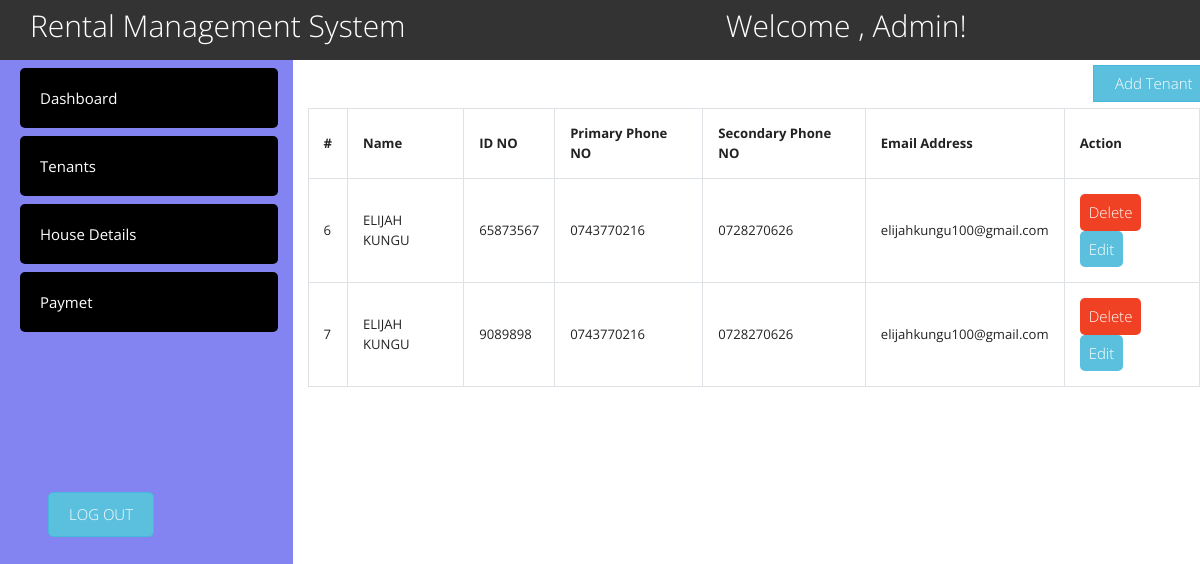
Page /tenants.php (signed in) on the committed database.
### tables this page shows
CREATE TABLE `users` (
  `user_id` int(11) DEFAULT NULL,
  `user_name` varchar(300) NOT NULL,
  `password` varchar(300) NOT NULL
);

CREATE TABLE `tenant` (
  `tenant_id` int(11) NOT NULL,
  `name` varchar(255) NOT NULL,
  `id_no` varchar(255) NOT NULL,
  `primary_phone` varchar(255) NOT NULL,
  `secondary_phone` varchar(255) NOT NULL,
  `email_address` varchar(200) NOT NULL
);

### functions.php (called while the page is built, shortened)
<?php
function check_login($con)
{
	if(isset($_SESSION['user_id']))
	{
		$id = $_SESSION['user_id'];
		$query = "select * from users where user_id = '$id' limit 1";
		$result = mysqli_query($con,$query);
		if($result && mysqli_num_rows($result) > 0)
		{
			$user_data = mysqli_fetch_assoc($result);
			return $user_data;
		}
	}
	die;
}

### tenants.php (the view, shortened to what this page needs)
<?php
include './header.php'
?>
        <div class="col-sm-9 ">
            <div class="ml-auto mt-3">
                <button class="btn btn-info badd" data-toggle="modal" data-target="#mypay">Add Tenant</button>
            </div>
            <table class="table-bordered mt-5 tenant">
                <tr>
                    <th>#</th>
                    <th>Name</th>
                    <th>ID NO</th>
                    <th>Primary Phone NO</th>
                    <th>Secondary Phone NO</th>
                    <th>Email Address</th>
                    <th>Action</th>
                </tr>
                <?php
                        $qry = "SELECT * FROM tenant";
                        $products =$con->query($qry);
                        while ($row= $products->fetch_assoc())
                        {
                        ?>
                <tr>
                    <td><?php echo $row['tenant_id']; ?></td>
                    <td><?php echo $row['name']; ?></td>
                    <td><?php echo $row['id_no']; ?></td>
                    <td><?php echo $row['primary_phone']; ?></td>
                    <td><?php echo $row['secondary_phone']; ?></td>
                    <td><?php echo $row['email_address']; ?></td>
                    <td><a href="./delpay.php?idt=<?php echo $row['tenant_id']; ?>"><button class="bg-danger text-white btn " >Delete</button> </a>
                        <a href="./tenantup.php?id=<?php echo $row['tenant_id']; ?>"><button class="bg-info text-white btn" >Edit</button></a></td>
                </tr>
                <?php } ?>
            </table>
        </div>
    </div>
    <?php
include 'footer.php'
?>

### header.php (shortened to what this page needs)
<?php
	include("connection.php");
	include("functions.php");
	$user_data = check_login($con);
?>
<!DOCTYPE html>
<html lang="en">
<head>
    <link rel="stylesheet" href="./css/all.min.css">
    <link rel="stylesheet" href="./css/bootstrap.css">
    <link rel="stylesheet" href="./css/style.css">
    <link rel="stylesheet" href="./css/bootstrap.min.css">
</head>
<body>
    <header>
        <div class="navbar bg-dark">
        <div class="container">
            <nav>
                    <div class="row">
                        <h2>Rental Management System </h2>
                        <div class="block">
                        <h2 class="Welcome">Welcome , <?php
                        echo $user_data['user_name']; ?>!</h2>
                        </div>
                    </div>
            </nav>
        </div>
    </div>
    </header>
    <div class="row">
        <div class="col-sm-3 dashboard">
        <a href="./index.php"><li class="mt-2"><i class="fas fab-home"></i>Dashboard</li></a>
            <a href="./tenants.php"><li class="mt-2"><i class="fa fab-home"></i>Tenants</li></a>
            <a href="./house.php"><li class="mt-2"><i class="fas fab-home"></i>House Details</li></a>
            <a href="./paymet.php"><li class="mt-2"><i class="fas fab-home"></i>Paymet</li></a>
            <a href="./logout.php" class="mt-5 pt-5 ml-5 ">
            <button class="btn btn-info logout text-white">log out</button>
        </a>
        </div>

### footer.php (shortened to what this page needs)
</body>
</html>

### css/style.css (style rules this page uses)
a { text-decoration: none; }
header { color: #fff; }
header .Welcome { margin-left: 20rem; }
.dashboard button { margin-top: 10rem; padding:10px 20px; text-transform: uppercase; border-radius: 5px; }
.dashboard { background-color: rgba(9, 9, 230, 0.5); height: 100vh; color: #fff; width:70%; }
.dashboard li { list-style: none; background-color: #000; line-height: 60px; margin-left: 20px; padding:0px 20px; border-radius: 5px; }
.dashboard a { color: #fff; text-decoration: none; }
table tr th,table tr td { height: 30px; padding: 15px; }
.badd { position: absolute; top: 0px; left: 50rem; right: 0px; margin-top: 5px; }
table { width: 90%; }
.tenant { width: 100% !important; padding-right: 20px; }
table .btn,form .btn { border-radius: 5px; }

### rows in the picture
users: user_name "Admin"
tenant: tenant_id "6", name "ELIJAH KUNGU", id_no "65873567", primary_phone "0743770216", secondary_phone "0728270626", email_address "elijahkungu100@gmail.com"
tenant: tenant_id "7", name "ELIJAH KUNGU", id_no "9089898", primary_phone "0743770216", secondary_phone "0728270626", email_address "elijahkungu100@gmail.com"
